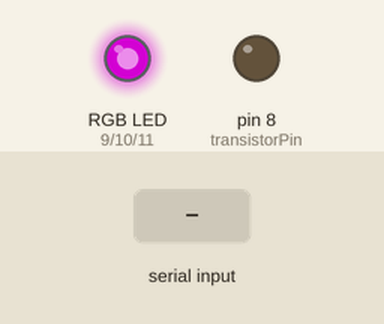
Recording of a sketch running on a simulated Arduino Uno, built with avr-gcc and run on an emulated ATmega328P. Shown: an RGB LED mixed from three pins (HIGH = lit), output pins drawn as LEDs (lit = HIGH). Inputs (shaded band) come from the test bench. Dim RGB values are drawn brighter than linear.

Above: at 1.2 s.
1.3 s: "Connected" received over Serial
At 3.5 s:
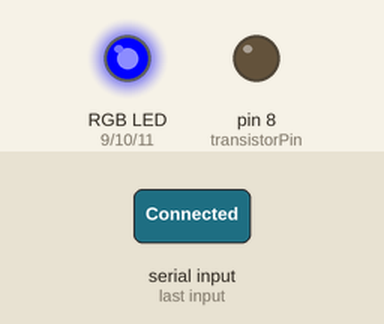
4.3 s: "1" received over Serial
At 7.2 s:
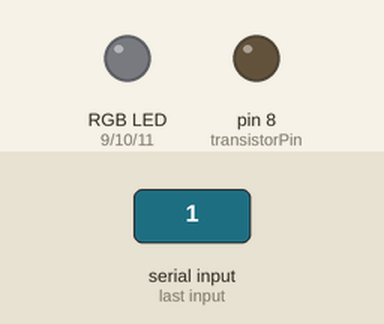
7.3 s: "0" received over Serial
At 9.7 s:
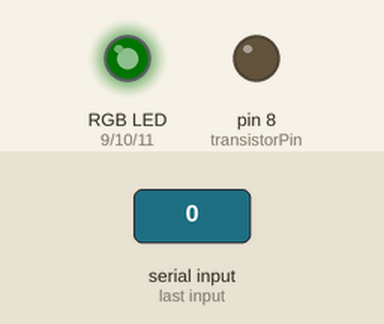
Timing chart, 0 to 11.5 s (numbered marks = the images above; inputs shaded):
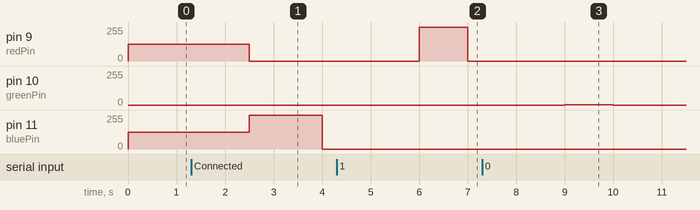

The sketch:

ComputerRestart.ino
```cpp
int redPin = 9;
int greenPin = 10;
int bluePin = 11;
int transistorPin=8;
int errCounter=0;
bool canRestart=false;
bool ConnectStatus=false;
void setup() {
  // put your setup code here, to run once:
  Serial.begin(115200);
  pinMode(redPin, OUTPUT);
  pinMode(greenPin, OUTPUT);
  pinMode(bluePin, OUTPUT);
  pinMode(transistorPin, OUTPUT);
}

void loop() {
  // put your main code here, to run repeatedly:
  WaitForConnected();
  int serverStatus = GetServerStatus();

  if(serverStatus == 0)
  {
          ledOk();//Serial.println("0");
          errCounter=0;
          canRestart=true;
  }
  if(serverStatus == 1)
  {
      errCounter++;
      ledError();//Serial.println("1");
  }


  if(errCounter > 10 && canRestart==true)
    RestartPc();

  delay(1000);
  ledOff();
}

void RestartPc()
{
  errCounter=0;
  canRestart=false;
  digitalWrite(transistorPin, HIGH);
  delay(1000);
  digitalWrite(transistorPin, LOW);
}

int GetServerStatus()
{
    String inData;
    if(Serial.available())
    {
      inData = Serial.readString();
      //Serial.println(inData);
      if(inData == "1" || inData=="0")
      {
          if(inData == "1")
            return 1;
          if(inData == "0")
            return 0;
      }
      else
           ConnectStatus=false;
    }
    return -2;
}

void WaitForConnected()
{
  String inData;
  while(!ConnectStatus)
  {
      ledTryConnect(); //Serial.println("WaitForConnected");
      if(Serial.available())
      {
          inData = Serial.readString();
          if(inData.indexOf("Connected") > -1)
          {
            ConnectStatus=true;
            ledConnected();//Serial.println("Connected Done");
          }
      }
    delay(500);
   }
}

void ledOff()
{
  analogWrite(redPin, 0);
  analogWrite(greenPin, 0);
  analogWrite(bluePin, 0);
}

void ledTryConnect()
{
   analogWrite(redPin, 125);
  analogWrite(greenPin, 0);
  analogWrite(bluePin, 125);
}

void ledConnected()
{
   analogWrite(redPin, 0);
  analogWrite(greenPin, 0);
  analogWrite(bluePin, 255);
}

void ledOk()
{
   analogWrite(redPin, 0);
  analogWrite(greenPin, 1);
  analogWrite(bluePin, 0);
}

void ledError()
{
   analogWrite(redPin, 255);
  analogWrite(greenPin, 0);
  analogWrite(bluePin, 0);
}
```

Measured:
- after the input at 1.3 s, pin 9 (redPin): 125/255 → 0/255 after 1.2 s; pin 11 (bluePin): 125/255 → 255/255 after 1.2 s, → 0/255 1.5 s later
- after the input at 4.3 s, pin 9 (redPin): 0/255 → 255/255 after 1.7 s, → 0/255 1.0 s later
- after the input at 7.3 s, pin 10 (greenPin): 0/255 → 1/255 after 1.7 s, → 0/255 1.0 s later
